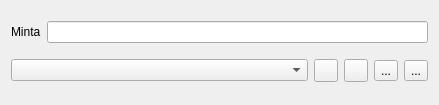
<?xml version="1.0" encoding="UTF-8"?>
<ui version="4.0">
 <class>fKeyEd</class>
 <widget class="QWidget" name="fKeyEd">
  <property name="geometry">
   <rect>
    <x>0</x>
    <y>0</y>
    <width>439</width>
    <height>105</height>
   </rect>
  </property>
  <property name="windowTitle">
   <string>Form</string>
  </property>
  <layout class="QVBoxLayout" name="verticalLayout">
   <item>
    <layout class="QHBoxLayout" name="horizontalLayout1">
     <item>
      <widget class="QLabel" name="label">
       <property name="text">
        <string>Minta</string>
       </property>
      </widget>
     </item>
     <item>
      <widget class="QLineEdit" name="lineEditFilter"/>
     </item>
    </layout>
   </item>
   <item>
    <layout class="QHBoxLayout" name="horizontalLayout2">
     <item>
      <widget class="QComboBox" name="comboBox">
       <property name="editable">
        <bool>false</bool>
       </property>
       <property name="currentText">
        <string notr="true"/>
       </property>
       <property name="insertPolicy">
        <enum>QComboBox::NoInsert</enum>
       </property>
      </widget>
     </item>
     <item>
      <widget class="QToolButton" name="toolButtonEdit">
       <property name="text">
        <string/>
       </property>
       <property name="icon">
        <iconset resource="lv2g.qrc">
         <normaloff>:/icons/edit.ico</normaloff>:/icons/edit.ico</iconset>
       </property>
      </widget>
     </item>
     <item>
      <widget class="QToolButton" name="toolButtonAdd">
       <property name="text">
        <string/>
       </property>
       <property name="icon">
        <iconset resource="lv2g.qrc">
         <normaloff>:/icons/add.ico</normaloff>:/icons/add.ico</iconset>
       </property>
      </widget>
     </item>
     <item>
      <widget class="QToolButton" name="toolButtonRefresh">
       <property name="text">
        <string>...</string>
       </property>
       <property name="icon">
        <iconset resource="lv2g.qrc">
         <normaloff>:/icons/refresh.ico</normaloff>:/icons/refresh.ico</iconset>
       </property>
      </widget>
     </item>
     <item>
      <widget class="QToolButton" name="toolButtonInfo">
       <property name="text">
        <string>...</string>
       </property>
       <property name="icon">
        <iconset resource="lv2g.qrc">
         <normaloff>:/icons/document-properties.ico</normaloff>:/icons/document-properties.ico</iconset>
       </property>
      </widget>
     </item>
    </layout>
   </item>
  </layout>
 </widget>
 <resources>
  <include location="lv2g.qrc"/>
 </resources>
 <connections/>
</ui>
